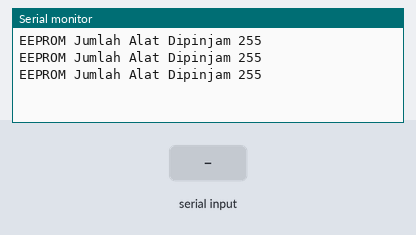
Bench run of a sketch on a simulated ESP32. On the bench: the last lines printed to the serial monitor. The test bench sets the inputs (shaded band). EEPROM starts erased.

Above: at 2.8 s.
2.9 s: "Gergaji_BesiP" received over Serial
At 5.4 s:
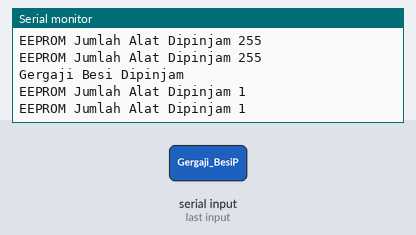
5.5 s: "Gergaji_BesiK" received over Serial
At 8.4 s:
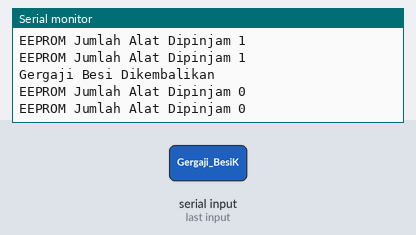
8.5 s: "PaluP" received over Serial
At 11.4 s:
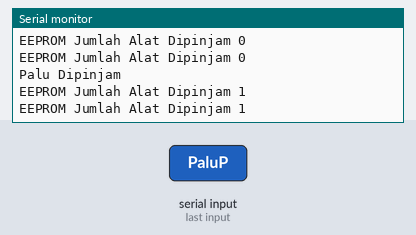
11.5 s: "PaluK" received over Serial
At 14.4 s:
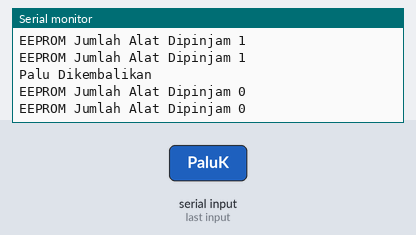
14.5 s: "Kunci_PassP" received over Serial
At 17.4 s:
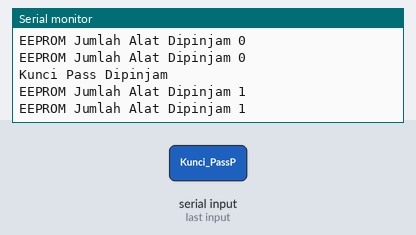
17.5 s: "Kunci_PassK" received over Serial
At 19.8 s:
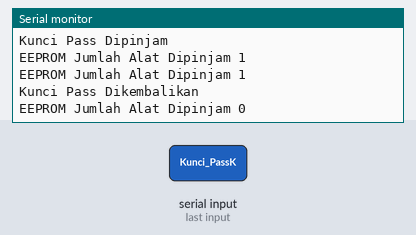
Timing chart, 0 to 21.3 s (numbered marks = the images above; inputs shaded):
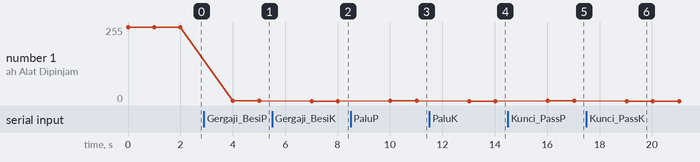

Measured:
- after the input at 2.9 s, the serial monitor: prints a new line after 1.1 s (image 1)
- after the input at 5.5 s, the serial monitor: prints a new line after 1.5 s (image 2)
- after the input at 8.5 s, the serial monitor: prints a new line after 1.5 s (image 3)
- after the input at 11.5 s, the serial monitor: prints a new line after 1.5 s (image 4)
- after the input at 14.5 s, the serial monitor: prints a new line after 1.5 s (image 5)
- after the input at 17.5 s, the serial monitor: prints a new line after 1.5 s (image 6)
- plotted number 1: 255 → 1 after the input at 2.9 s, 1 → 0 after the input at 5.5 s, 0 → 1 after the input at 8.5 s, 1 → 0 after the input at 11.5 s, 0 → 1 after the input at 14.5 s

The sketch:

EEPROM_PAM.ino
```cpp
#include <Arduino.h>
#include <EEPROM.h>

// Size dari eeprom esp32
int EEPROM_SIZE = 512;


// deklarasi alat P = Pinjam dan K = kembali
int alatP = 0;
int alatK = 3;

void setup() {
  // kecepatan membaca
  Serial.begin(9600);
  EEPROM.begin(EEPROM_SIZE);

}

void loop() {
 // Baca input dari Serial Monitor
  if (Serial.available()) {
    String input = Serial.readString();
    if (input == "Gergaji_BesiP") {
      // Jika gergaji besi dipinjam, kurangi jumlah alat yang tersedia dan tambahkan jumlah alat yang dipinjam
      alatP++;
      alatK--;
      Serial.println("Gergaji Besi Dipinjam");
    }
    else if (input == "Gergaji_BesiK") {
      // Jika gergaji besi dikembalikan, tambahkan jumlah alat yang tersedia dan kurangi jumlah alat yang dipinjam
      alatP--;
      alatK++;
      Serial.println("Gergaji Besi Dikembalikan");
    }
    else if (input == "PaluP") {
      // Jika palu dipinjam, kurangi jumlah alat yang tersedia dan tambahkan jumlah alat yang dipinjam
      alatP++;
      alatK--;
      Serial.println("Palu Dipinjam");
      EEPROM.write(0, alatP);
    }
    else if (input == "PaluK") {
      // Jika palu dikembalikan, tambahkan jumlah alat yang tersedia dan kurangi jumlah alat yang dipinjam
      alatP--;
      alatK++;
      Serial.println("Palu Dikembalikan");
    }
    else if (input == "Kunci_PassP") {
      // Jika kunci pass dipinjam, kurangi jumlah alat yang tersedia dan tambahkan jumlah alat yang dipinjam
      alatP++;
      alatK--;
      Serial.println("Kunci Pass Dipinjam");
    }
    else if (input == "Kunci_PassK") {
      // Jika kunci pass dikembalikan, tambahkan jumlah alat yang tersedia dan kurangi jumlah alat yang dipinjam
      alatP--;
      alatK++;
      Serial.println("Kunci Pass Dikembalikan");
    } else {
      Serial.println("Perintah tidak dikenali");
    }
    EEPROM.write(0, alatP);
    EEPROM.commit();
  }

   // Simpan data ke EEPROM setiap kali ada perubahan pada jumlah alat yang dipinjam atau tersedia
    byte value = EEPROM.read(0);
    Serial.print("EEPROM Jumlah Alat Dipinjam ");
    Serial.println(value);

    // Tambahkan delay untuk menghindari overload Serial Monitor
    delay(1000);
}
```
